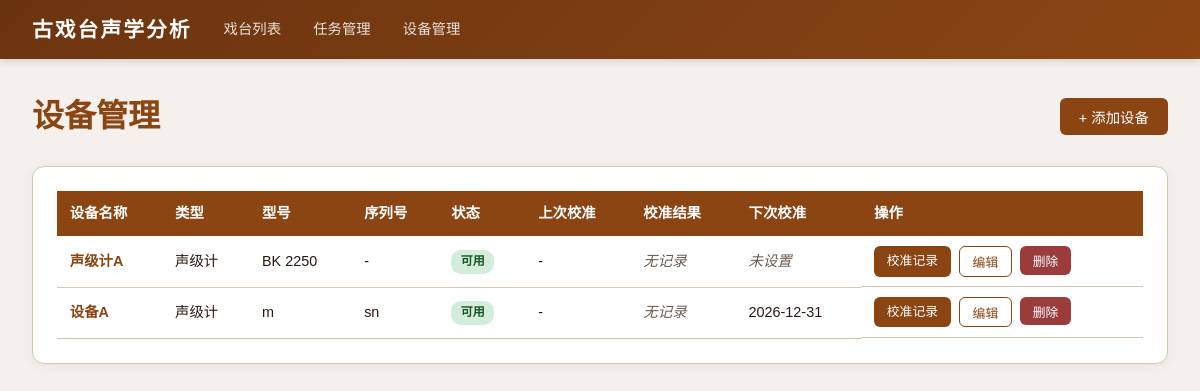
Screenshot of /equipment with the database file from the repository.
### tables this page shows
CREATE TABLE equipment (
            id INTEGER PRIMARY KEY AUTOINCREMENT,
            name TEXT NOT NULL,
            type TEXT NOT NULL,
            model TEXT NOT NULL DEFAULT '',
            serial_number TEXT NOT NULL DEFAULT '',
            status TEXT NOT NULL DEFAULT 'available',
            calibration_interval_days INTEGER NOT NULL DEFAULT 365,
            last_calibration_date DATE,
            next_calibration_date DATE,
            notes TEXT NOT NULL DEFAULT '',
            created_at TIMESTAMP DEFAULT CURRENT_TIMESTAMP
        );

### app/routers/tasks.py (the view)
@router.get("/equipment", response_class=HTMLResponse)
def equipment_list(request: Request, db=Depends(get_db)):
    cursor = db.cursor()
    cursor.execute("""
        SELECT e.*,
               (SELECT calibration_date FROM equipment_calibration
                WHERE equipment_id = e.id ORDER BY calibration_date DESC LIMIT 1) as last_cal_date,
               (SELECT calibration_result FROM equipment_calibration
                WHERE equipment_id = e.id ORDER BY calibration_date DESC LIMIT 1) as last_cal_result,
               julianday(e.next_calibration_date) - julianday(?) as days_remaining
        FROM equipment e
        ORDER BY e.type, e.name
    """, (date.today(),))
    equipment = [dict(row) for row in cursor.fetchall()]
    warnings = get_calibration_warning(db)
    return templates.TemplateResponse("equipment.html", {
        "request": request,
        "equipment": equipment,
        "equipment_types": EQUIPMENT_TYPES,
        "calibration_results": CALIBRATION_RESULTS,
        "warnings": warnings,
        "today": date.today().isoformat()
    })

### app/templates/equipment.html (shortened to what this page needs)
{% extends "base.html" %}
{% block content %}
<div style="display:flex;justify-content:space-between;align-items:center;margin-bottom:1.5rem;">
    <h1 style="color:var(--primary);">设备管理</h1>
    <button class="btn btn-primary" onclick="document.getElementById('create-equipment-form').style.display='block'">+ 添加设备</button>
</div>
{% if equipment %}
<div class="card">
    <table>
        <thead>
            <tr>
                <th>设备名称</th>
                <th>类型</th>
                <th>型号</th>
                <th>序列号</th>
                <th>状态</th>
                <th>上次校准</th>
                <th>校准结果</th>
                <th>下次校准</th>
                <th>操作</th>
            </tr>
        </thead>
        <tbody>
            {% for e in equipment %}
            <tr>
                <td><strong style="color:var(--primary);">{{ e.name }}</strong></td>
                <td>{{ e.type }}</td>
                <td>{{ e.model or '-' }}</td>
                <td>{{ e.serial_number or '-' }}</td>
                <td>
                    {% if e.status == 'available' %}
                    <span class="badge badge-success">可用</span>
                    {% elif e.status == 'in_use' %}
                    <span class="badge badge-warning">使用中</span>
                    {% elif e.status == 'maintenance' %}
                    <span class="badge badge-danger">维护中</span>
                    {% elif e.status == 'retired' %}
                    <span class="badge badge-info">已报废</span>
                    {% else %}
                    <span class="badge badge-info">{{ e.status }}</span>
                    {% endif %}
                </td>
                <td>{{ e.last_cal_date or '-' }}</td>
                <td>
                    {% if e.last_cal_result == '合格' %}
                    <span class="badge badge-success">合格</span>
                    {% elif e.last_cal_result == '不合格' %}
                    <span class="badge badge-danger">不合格</span>
                    {% elif e.last_cal_result == '待确认' %}
                    <span class="badge badge-warning">待确认</span>
                    {% else %}
                    <span class="missing-indicator">无记录</span>
                    {% endif %}
                </td>
                <td>
                    {% if e.next_calibration_date %}
                        {% if e.days_remaining is not none %}
                            {% if e.days_remaining < 0 %}
                            <span class="badge badge-danger">已过期 {{ -e.days_remaining | int }} 天</span>
                            {% elif e.days_remaining <= 30 %}
                            <span class="badge badge-warning">剩余 {{ e.days_remaining | int }} 天</span>
                            {% else %}
                            {{ e.next_calibration_date }}
                            {% endif %}
                        {% else %}
                        {{ e.next_calibration_date }}
                        {% endif %}
                    {% else %}
                    <span class="missing-indicator">未设置</span>
                    {% endif %}
                </td>
                <td class="actions">
                    <a href="/equipment/{{ e.id }}/calibrations" class="btn btn-primary btn-sm">校准记录</a>
                    <button class="btn btn-outline btn-sm" onclick="toggleEditForm({{ e.id }})">编辑</button>
                    <form action="/equipment/{{ e.id }}/delete" method="post" onsubmit="return confirm('确定删除该设备？所有校准记录将被清除。')" style="display:inline;">
                        <button type="submit" class="btn btn-danger btn-sm">删除</button>
                    </form>
                </td>
            </tr>
            {% endfor %}
        </tbody>
    </table>
</div>
{% else %}
<div class="card" style="text-align:center;padding:3rem;">
    <p style="color:var(--text-light);font-size:1.1rem;margin-bottom:1rem;">尚无设备记录</p>
    <button class="btn btn-primary" onclick="document.getElementById('create-equipment-form').style.display='block'">添加第一台设备</button>
</div>
{% endif %}
{% endblock %}

### app/templates/base.html (style rules this page uses)
:root { --primary: #8B4513; --primary-light: #A0522D; --primary-dark: #6B3410; --accent: #D4A574; --bg: #F5F0EB; --card-bg: #FFFFFF; --text: #2C1810; --text-light: #6B5B4F; --border: #D4C5B0; --success: #4A7C59; --warning: #C4943A; --danger: #9B3B3B; --info: #4A6B8A; }
* { margin: 0; padding: 0; box-sizing: border-box; }
body { font-family: "PingFang SC", "Microsoft YaHei", "Hiragino Sans GB", sans-serif; background: var(--bg); color: var(--text); line-height: 1.6; }
.card { background: var(--card-bg); border-radius: 12px; box-shadow: 0 2px 12px rgba(0,0,0,0.06); padding: 1.5rem; margin-bottom: 1.5rem; border: 1px solid var(--border); }
.btn { display: inline-block; padding: 0.5rem 1.2rem; border-radius: 6px; border: none; cursor: pointer; font-size: 0.9rem; text-decoration: none; transition: all 0.2s; font-family: inherit; }
.btn-primary { background: var(--primary); color: white; }
.btn-danger { background: var(--danger); color: white; }
.btn-sm { padding: 0.3rem 0.8rem; font-size: 0.8rem; }
.btn-outline { background: transparent; border: 1px solid var(--primary); color: var(--primary); }
form { display: inline; }
table { width: 100%; border-collapse: collapse; font-size: 0.9rem; }
table th { background: var(--primary); color: white; padding: 0.7rem 0.8rem; text-align: left; font-weight: 600; }
table td { padding: 0.6rem 0.8rem; border-bottom: 1px solid var(--border); }
.badge { display: inline-block; padding: 0.15rem 0.6rem; border-radius: 10px; font-size: 0.75rem; font-weight: 600; }
.badge-success { background: #d4edda; color: #155724; }
.actions { display: flex; gap: 0.5rem; flex-wrap: wrap; }
.missing-indicator { color: var(--text-light); font-style: italic; }

### rows the page displays
equipment: name "声级计A", type "声级计", model "BK 2250", serial_number "-", status "可用", last_cal_date "-", shows "未设置"
equipment: name "设备A", type "声级计", model "m", serial_number "sn", status "可用", last_cal_date "-", next_calibration_date "2026-12-31"
